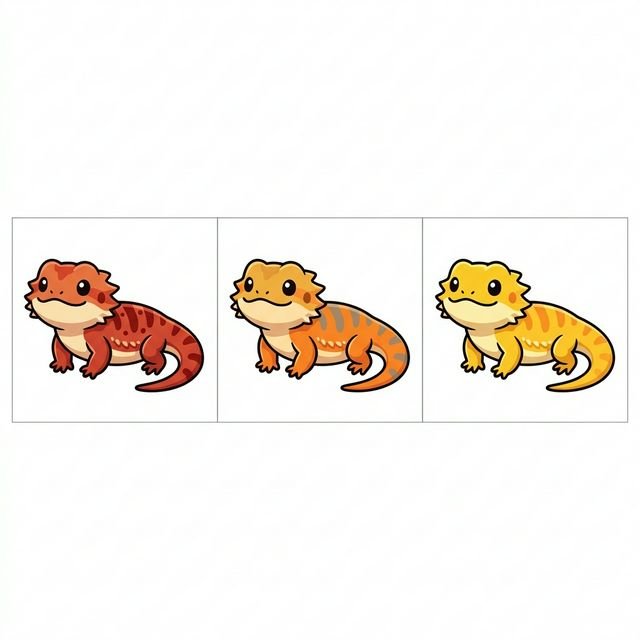
#> input picture assets/pet_variants.png, 640 x 640 px
$ python super_clean.py
#> lines starting #> are read from the running program, lines starting #| are printed output that depends on the picture; after the words box and inside, x2 and y2 are one past the last pixel; in counts of white or black regions, pixels touching at a corner belong together
from PIL import Image, ImageFilter
import os

def advanced_remove_bg(path, is_pet=False):
#> called with path = 'assets/pet_variants.png', is_pet = True
    print(f"Processing {path}...")
    if not os.path.exists(path):
        print(f"File not found: {path}")
        return

    img = Image.open(path).convert("RGBA")
    data = img.getdata()
    width, height = img.size
#> width = 640; height = 640

    # 第一階段：嚴格閾值去背
    new_data = []
    for r, g, b, a in data:
        # 如果是寵物，之前已經做過透明度處理，我們針對殘留的實色邊緣（非皮膚色的灰白）
        if is_pet:
            # 鬃獅蜥是橘色系，如果有極高明度的灰白像素(邊緣反光或鋸齒)，視為背景
            # 容忍橘色 (R高，GB低)
            if a > 0:
                # 判斷是否為接近白色的灰階
                if r > 180 and g > 180 and b > 180 and abs(r-g) < 30 and abs(g-b) < 30:
                    new_data.append((0, 0, 0, 0)) # 去除亮白邊緣
                elif 0 < a < 255:
                    new_data.append((0, 0, 0, 0)) # 去除所有半透明
                else:
                    new_data.append((r, g, b, a))
            else:
                new_data.append((0, 0, 0, 0))
        else:
            # 對於裝飾物，原本是白底
            # 如果非常接近白色，就變成透明
            if r > 210 and g > 210 and b > 210:
                new_data.append((0, 0, 0, 0))
            elif a < 255:
                # 去除原本的半透明抗鋸齒
                new_data.append((0, 0, 0, 0))
            else:
                new_data.append((r, g, b, 255))
#> this loop made 409600 passes
#> (r, g, b) on passes 1 to 3: (253, 253, 253), (253, 253, 253), (254, 254, 254)
#> after the loop, new_data = 409600 items

    img.putdata(new_data)

    # 針對裝飾物進行邊界腐蝕 (Erosion) 以消除白邊
    if not is_pet:
        alpha = img.split()[3]
        # 用 MinFilter(3) 對 Alpha 頻道進行腐蝕 (削去 1 像素的外邊緣)
        eroded_alpha = alpha.filter(ImageFilter.MinFilter(3))
        img.putalpha(eroded_alpha)

    # 如果是寵物，也做一次輕微的銳化和邊緣修整
    if is_pet:
        alpha = img.split()[3]
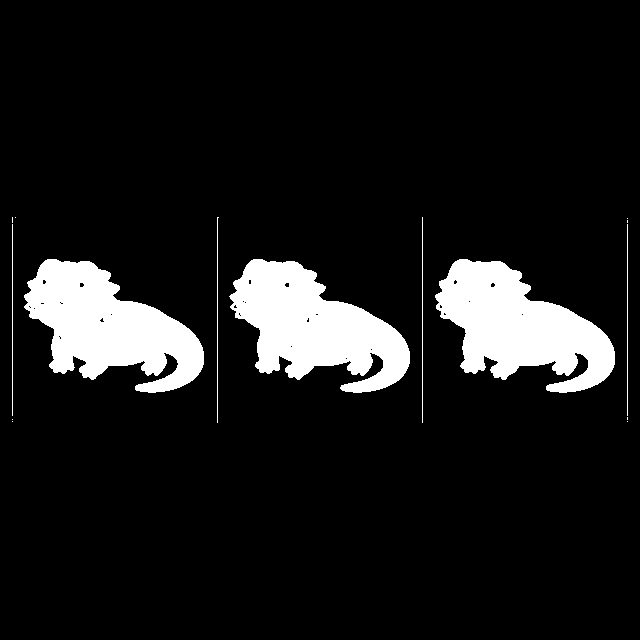
#> alpha: PIL image 640x640 L; 10.1% white; 15 white regions (8 under 20 px), largest, box (x1, y1, x2, y2) and area: (229, 259, 410, 393) 13507, (24, 259, 204, 393) 13487, (435, 259, 615, 393) 13481
        # 把 Alpha 小於 255 的變成 0
        solid_alpha = alpha.point(lambda p: 255 if p > 200 else 0)
        img.putalpha(solid_alpha)

    img.save(path)
    print(f"Done processing {path}.")

# 處理寵物
advanced_remove_bg('assets/pet_variants.png', is_pet=True)

# 處理裝飾物
decor_paths = [
    'bearded-dragon-terrarium/assets/rock.png',
    'bearded-dragon-terrarium/assets/log.png',
    'bearded-dragon-terrarium/assets/cactus.png',
    'bearded-dragon-terrarium/assets/plant_clay.png',
    'bearded-dragon-terrarium/assets/hideout_clay.png',
    'assets/owner.png'
]

for p in decor_paths:
    advanced_remove_bg(p, is_pet=False)
#> call 2 of advanced_remove_bg, with path = 'bearded-dragon-terrarium/assets/rock.png', is_pet = False
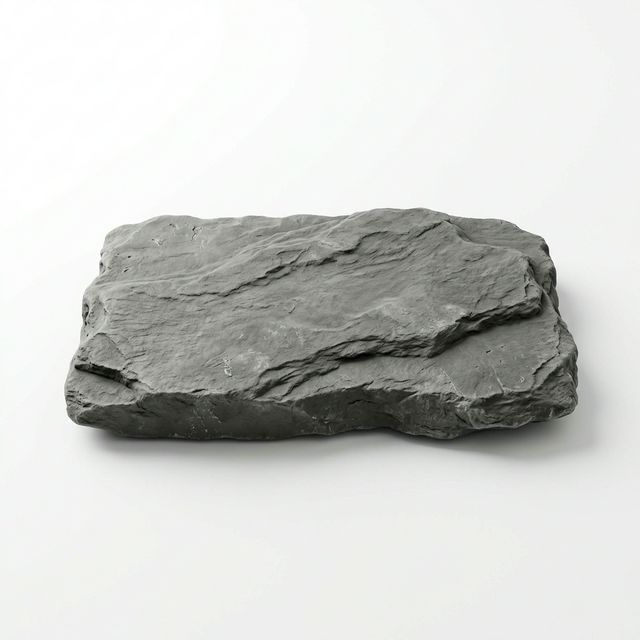
#> input picture bearded-dragon-terrarium/assets/rock.png, 640 x 640 px
#> the loop in advanced_remove_bg (call 2), `for r, g, b, a in data:` made 409600 passes
#> in advanced_remove_bg (call 2), `img.putdata(new_data)`:
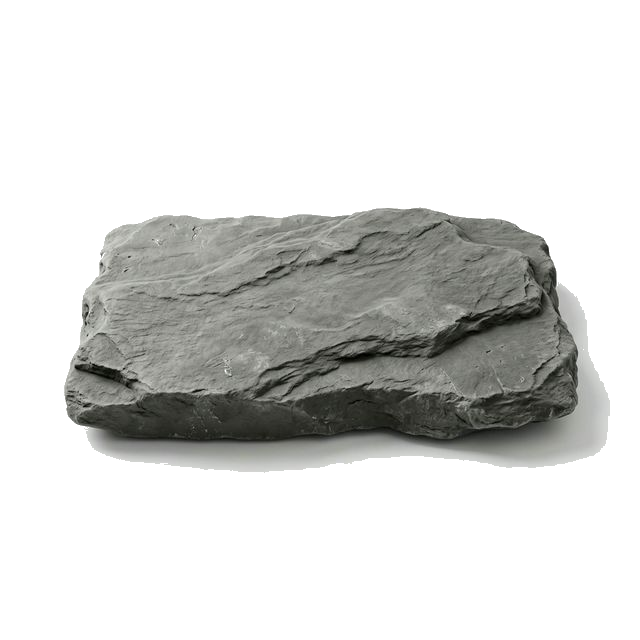
#> img: PIL image 640x640 RGBA; mean R, G, B, A 36.9, 37.3, 35.6, 76.5; transparent parts drawn white
#> in advanced_remove_bg (call 2), `alpha = img.split()[3]`:
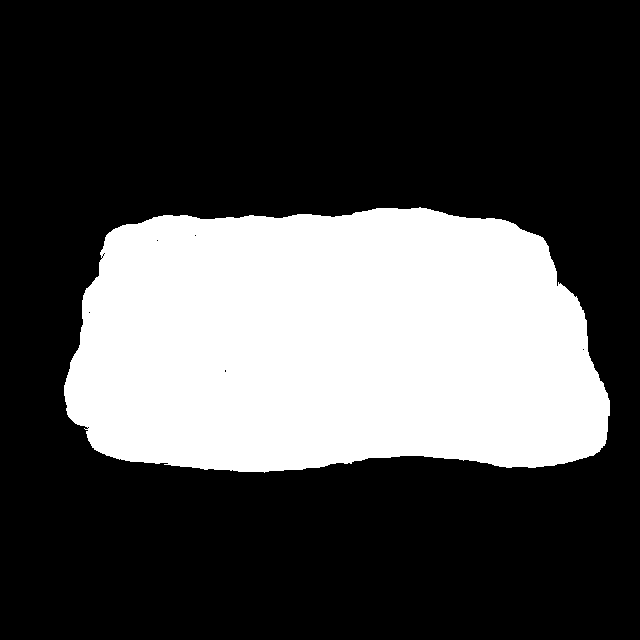
#> alpha: PIL image 640x640 L; 30% white; 1 white region, box (x1, y1, x2, y2) and area: (64, 207, 610, 473) 122814
#> in advanced_remove_bg (call 2), `eroded_alpha = alpha.filter(ImageFilter.MinFilter(3))`:
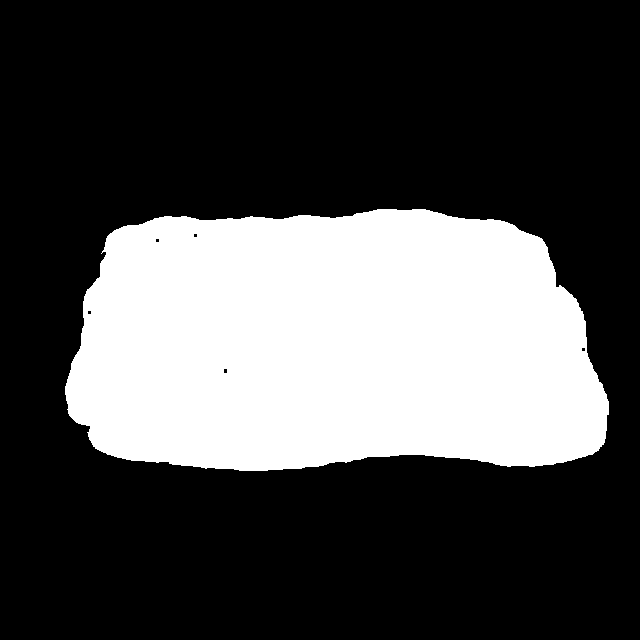
#> eroded_alpha: PIL image 640x640 L; 29.6% white; 1 white region, box (x1, y1, x2, y2) and area: (65, 209, 609, 471) 121042
#> pass 2 of the loop `for p in decor_paths:`:
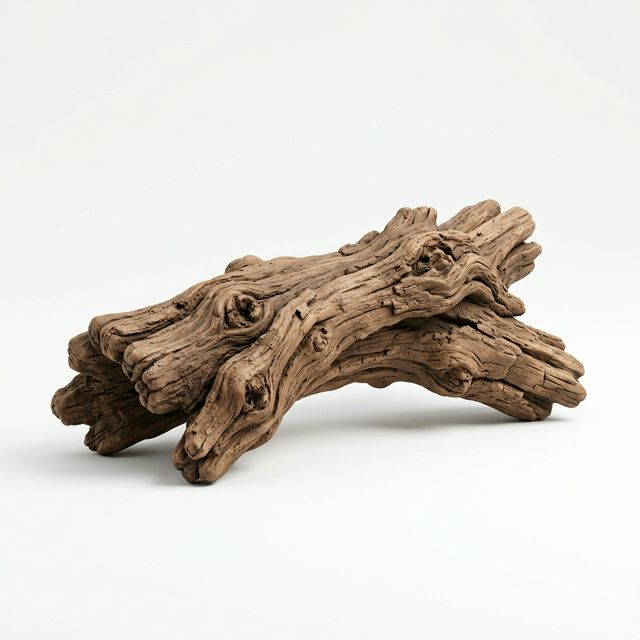
#> input picture bearded-dragon-terrarium/assets/log.png, 640 x 640 px
#> the loop in advanced_remove_bg (call 3), `for r, g, b, a in data:` made 409600 passes
#> (r, g, b) on passes 1 to 3: (238, 240, 237), (238, 240, 237), (238, 240, 237)
#> in advanced_remove_bg (call 3), `alpha = img.split()[3]`:
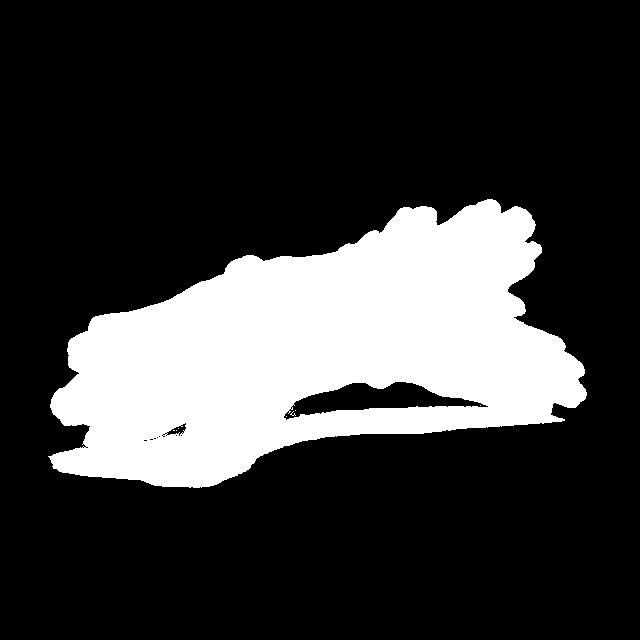
#> alpha: PIL image 640x640 L; 22.4% white; 8 white regions (7 under 20 px), largest, box (x1, y1, x2, y2) and area: (48, 199, 587, 488) 91563
#> eroded_alpha: PIL image 640x640 L; 21.7% white; 1 white region, box (x1, y1, x2, y2) and area: (51, 200, 586, 487) 88838
#> in advanced_remove_bg (call 3), `img.putalpha(eroded_alpha)`:
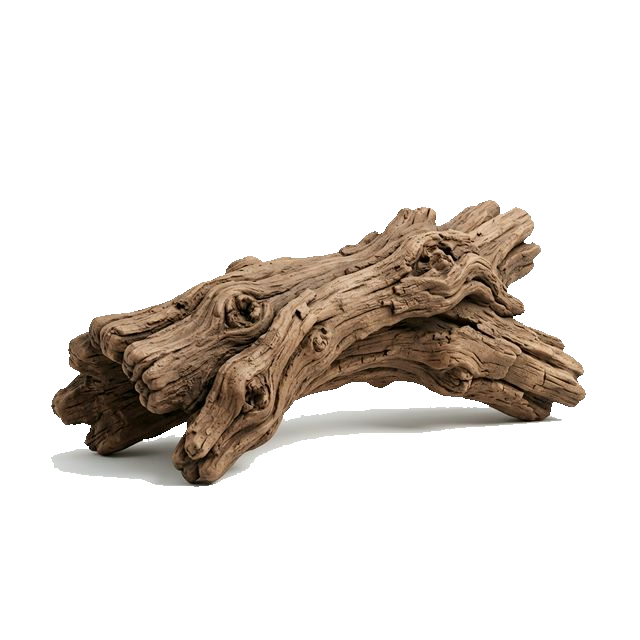
#> img: PIL image 640x640 RGBA; mean R, G, B, A 28.8, 23.6, 18.9, 55.3; transparent parts drawn white
#> pass 3 of the loop `for p in decor_paths:`:
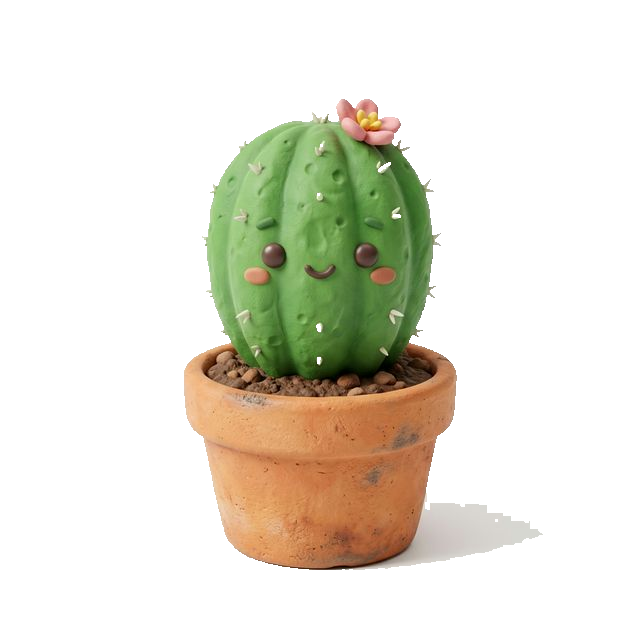
#> input picture bearded-dragon-terrarium/assets/cactus.png, 640 x 640 px
#> in advanced_remove_bg, img is the input picture: PIL image 640x640 RGBA; mean R, G, B, A 38.5, 35.8, 23, 62.9
#> in advanced_remove_bg (call 4), `alpha = img.split()[3]`:
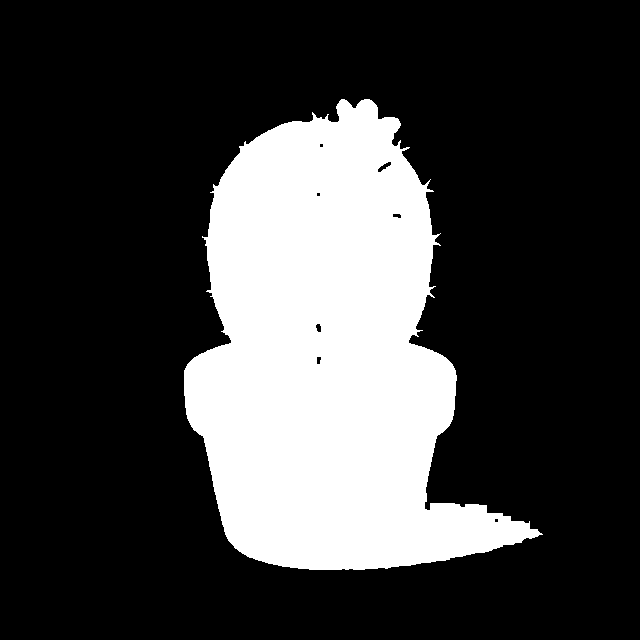
#> alpha: PIL image 640x640 L; 24.7% white; 1 white region, box (x1, y1, x2, y2) and area: (184, 99, 543, 570) 101009
#> in advanced_remove_bg (call 4), `eroded_alpha = alpha.filter(ImageFilter.MinFilter(3))`:
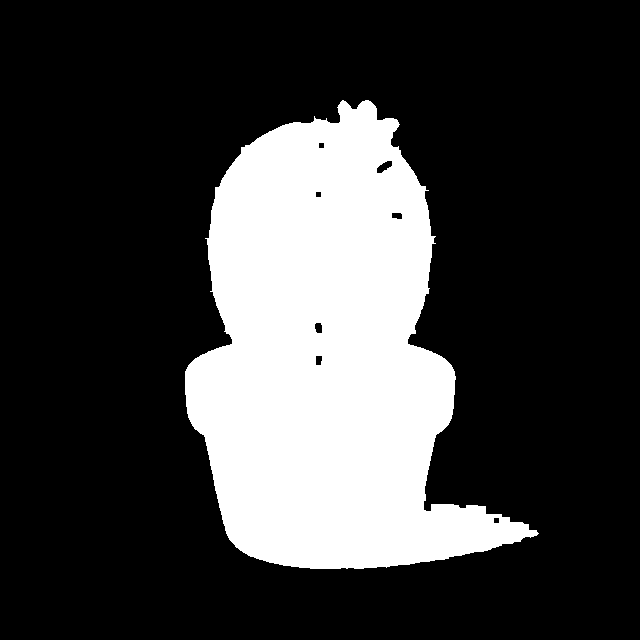
#> eroded_alpha: PIL image 640x640 L; 24.1% white; 1 white region, box (x1, y1, x2, y2) and area: (185, 100, 539, 569) 98734
#> the loop made 6 passes; the first 3 are shown
